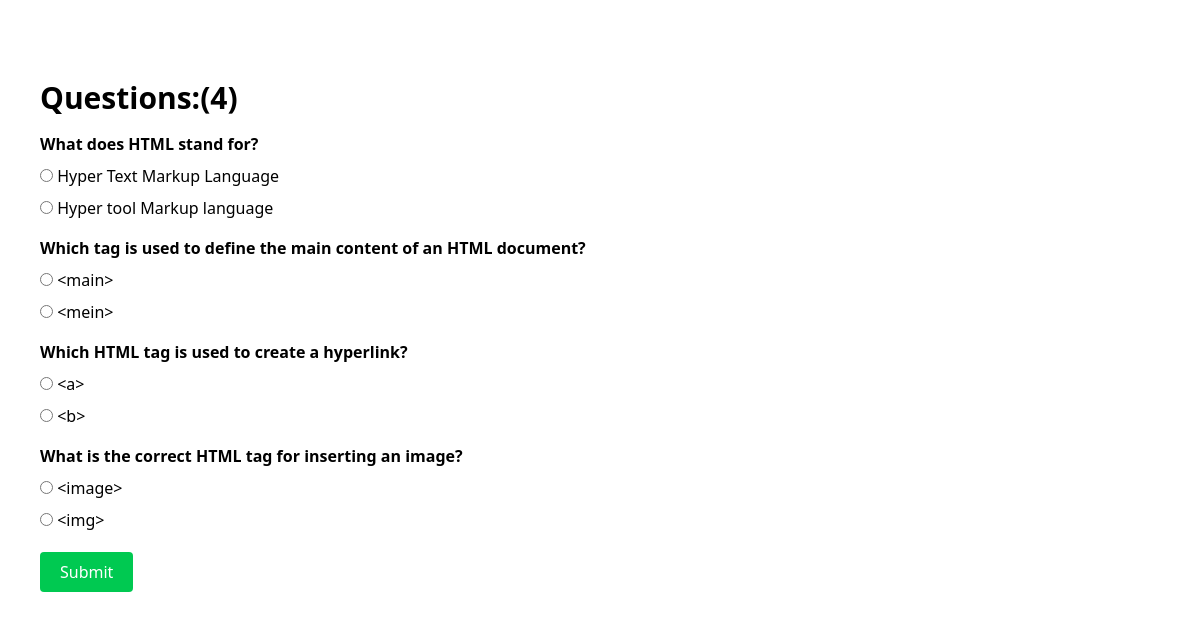
The page / on the database its author committed.
### quiz/models.py (models this page shows, shortened)
class Question(models.Model):
    text = models.CharField(max_length=200)

class Choice(models.Model):
    question = models.ForeignKey(Question,on_delete=models.CASCADE, related_name="choices")
    text = models.CharField(max_length=200)
    is_correct = models.BooleanField(default=False)

### quiz/views.py (the view, shortened to what this page needs)
# urls.py: path("", quiz, name="quiz")
def quiz(request):
    questions = Question.objects.all().prefetch_related("choices")
    return render(request, "quiz/quiz.html", context={"questions": questions})

### quiz/templates/quiz/quiz.html (shortened to what this page needs)
{% extends "base.html" %}
{% block content %}
<section class="max-w-7xl mx-auto shadow-xl p-10 mt-10 rounded-xl">
    <h1 class="text-3xl font-semibold">Questions:({{questions|length}})</h1>
      <form action="" method="post">
         {% for question in questions %}
       <h3 class="mt-4 font-bold">{{question.text}}</h3>
       {% for choice in question.choices.all %}
       <div class="my-2">
        <input type="radio" name="{{question.id}}" value="{{choice.id}}" id="">
       <label for="">{{choice.text}}</label>
       </div>
       {% endfor %}
       {% endfor %}
       <button class="bg-green-500 px-5 py-2 text-white mt-3 rounded">Submit</button>
      </form>
</section>
{% endblock%}

### templates/base.html (shortened to what this page needs)
<!DOCTYPE html>
<html lang="en">
  <head>
    <script src="https://cdn.jsdelivr.net/npm/@tailwindcss/browser@4"></script>
  </head>
  <body>
    <main>{% block content %}{% endblock %}</main>
  </body>
</html>

### rows shown on the page
Question: text "What does HTML stand for?"
Choice: text "Hyper Text Markup Language"
Choice: text "Hyper tool Markup language"
Question: text "Which tag is used to define the main content of an HTML document?"
Choice: text "<main>"
Choice: text "<mein>"
Question: text "Which HTML tag is used to create a hyperlink?"
Choice: text "<a>"
Choice: text "<b>"
Question: text "What is the correct HTML tag for inserting an image?"
Choice: text "<image>"
Choice: text "<img>"

### other values the page prints
{{ questions|length }} "4"
